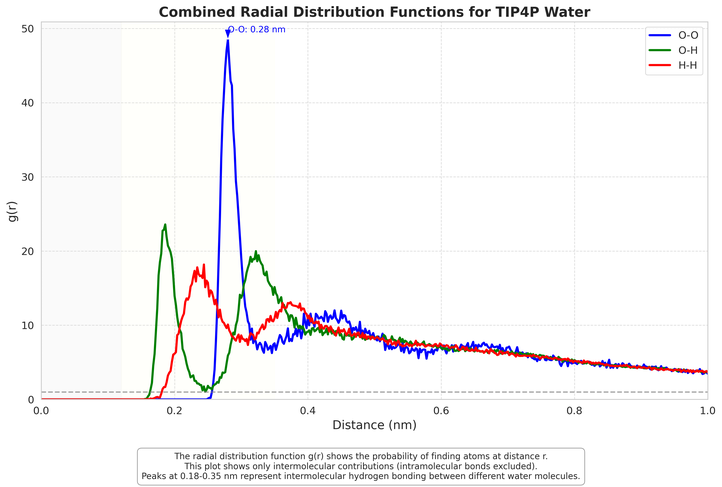
#> input picture WATER_TIP4PICE_MODEL/analysis/plots/combined_rdf_plot.png, 722 x 487 px, shrunk from 3530 x 2380 before the run, found by its file name
$ python generate_summary_report.py ../plots ../plots
#> lines starting #> are read from the running program, lines starting #| are printed output that depends on the picture
#!/usr/bin/env python3
# -*- coding: utf-8 -*-

"""
Generate a summary report of all analyses performed on the TIP4P/Ice water model.

This script collects data from all analysis files and creates a comprehensive report.
The simulation uses TIP4P/Ice parameters implemented by replacing the standard TIP4P
parameters in the local force field directory, allowing the use of the -water tip4p
option with GROMACS while simulating with TIP4P/Ice parameters.
"""

import os
import sys
import numpy as np
import matplotlib.pyplot as plt
from matplotlib.gridspec import GridSpec
import matplotlib.image as mpimg
from datetime import datetime
try:
    import seaborn as sns
    sns.set_style("whitegrid")
    sns.set_context("paper", font_scale=1.2)
    HAS_SEABORN = True
except ImportError:
    HAS_SEABORN = False
    print("Seaborn not found, using matplotlib defaults")

# Reference values for TIP4P/Ice water at 273K
REFERENCE_VALUES = {
    "density": 993.0,  # kg/m^3 (TIP4P/Ice is optimized for ice phases at 273K)
    "diffusion_coefficient": 1.1e-9,  # m^2/s (TIP4P/Ice has lower diffusion than TIP4P)
    "viscosity": 1.6e-3,  # Pa·s (TIP4P/Ice is more viscous than TIP4P)
    "dielectric_constant": 58,  # dimensionless (TIP4P/Ice has slightly lower dielectric constant)
    "OO_first_peak": 2.76,  # Å (TIP4P/Ice has slightly shorter O-O distance)
    "OO_second_peak": 4.46,  # Å (consistent with experiment)
    "OO_first_min": 3.28,  # Å (position of first coordination shell boundary)
    "OH_peak": 1.85,  # Å (hydrogen-bonding distance)
    "HH_peak": 2.27,  # Å (first intermolecular H–H peak)
    "coordination_number": 4.9,  # molecules (TIP4P/Ice is more tetrahedral than TIP4P)
    "hbonds_per_molecule": 3.8,  # number (approaching tetrahedral coordination)
    "hbond_lifetime": 1.5,  # ps (H-bond persistence is longer in TIP4P/Ice)
    "hbond_angle_mean": 28.0,  # degrees (typical cutoff in GROMACS)
    "hbond_distance_mean": 0.276,  # nm (O-O donor-acceptor distance, 2.76 Å)
    "temperature": 273.0,  # K
    "pressure": 1.0,  # bar
    "potential_energy": -47.0,  # kJ/mol (TIP4P/Ice has lower potential energy than TIP4P)
}


# [78 lines left out: functions read_xvg, extract_value_from_file, not called in this run]


def get_num_water_molecules(data_dir):
    """Extract the number of water molecules from the topology file."""
#> called with data_dir = '../plots/data'
    # Look for topology file in the data directory
    topology_file = os.path.join(os.path.dirname(data_dir), "topol.top")

    if not os.path.exists(topology_file):
        # Try looking in the analysis directory's parent
        topology_file = os.path.join(os.path.dirname(data_dir), "data", "topol.top")

    if not os.path.exists(topology_file):
        # Try looking in the analysis directory itself
        topology_file = os.path.join(data_dir, "topol.top")

    if os.path.exists(topology_file):
        # Parse the topology file to find the number of water molecules
        with open(topology_file, 'r') as f:
            for line in f:
                if "SOL" in line and not line.startswith(";"):
                    parts = line.strip().split()
                    if len(parts) >= 2:
                        try:
                            num_molecules = int(parts[-1])
                            print(f"Found {num_molecules} water molecules in topology file")
                            return num_molecules
                        except ValueError:
                            pass

    # If we couldn't find it in the topology file, check the water_box.inp file
    configs_dir = os.path.join(os.path.dirname(os.path.dirname(data_dir)), "configs")
    water_box_file = os.path.join(configs_dir, "water_box.inp")

    if os.path.exists(water_box_file):
        with open(water_box_file, 'r') as f:
            for line in f:
                if "number" in line and not line.startswith("#"):
                    parts = line.strip().split()
                    if len(parts) >= 2:
                        try:
                            num_molecules = int(parts[1])
                            print(f"Found {num_molecules} water molecules in water_box.inp file")
                            return num_molecules
                        except ValueError:
                            pass

    # If we still can't find it, try to parse it from the .gro file
    gro_files = [
        os.path.join(os.path.dirname(data_dir), "data", "md.gro"),
        os.path.join(os.path.dirname(data_dir), "md.gro"),
        os.path.join(data_dir, "md.gro")
    ]

    for gro_file in gro_files:
        if os.path.exists(gro_file):
            try:
                with open(gro_file, 'r') as f:
                    line = f.readline()  # Skip first line
                    line = f.readline().strip()  # Second line contains number of atoms
                    num_atoms = int(line)
                    # Assuming TIP4P water model, which has 4 atoms per water molecule
                    num_molecules = num_atoms // 4
                    print(f"Estimated {num_molecules} water molecules from GRO file")
                    return num_molecules
            except (ValueError, IOError):
                pass

    # Default value if we can't determine it
    print("Warning: Could not determine the number of water molecules, using default value of 1000")
    return 1000  # Default to a reasonable value


# [22 lines left out: function get_box_dimensions, not called in this run]


def calculate_density_from_simulation(data_dir):
    """Calculate the density from the simulation data."""
    # Try to get the density from the density.xvg file
    density_file = os.path.join(data_dir, "density.xvg")
    if os.path.exists(density_file):
        x, y, _, ylabel, _ = read_xvg(density_file)
        if x is not None and y is not None:
            # Check the units from the ylabel
            molecules_per_nm3 = None
            if ylabel and "kg m" in ylabel:
                # Density is in kg/m^3, convert to molecules/nm^3
                # For water, 1 kg/m^3 ≈ 0.0335 molecules/nm^3 (18 g/mol)
                # This conversion factor is based on the molar mass of water:
                # 1 kg/m^3 = 1 g/L
                # 1 mol of water = 18.01528 g
                # 1 mol = 6.02214076e23 molecules (Avogadro's number)
                # 1 g/L / 18.01528 g/mol * 6.02214076e23 molecules/mol * 1e-27 L/nm^3
                # = 0.0335 molecules/nm^3
                avg_density_kg_m3 = np.mean(y)
                molar_mass_water = 18.01528  # g/mol
                avogadro_number = 6.02214076e23  # molecules/mol
                # Convert kg/m^3 to molecules/nm^3
                # 1 kg/m^3 = 1 g/L
                # molecules/nm^3 = g/L / g/mol * molecules/mol * L/nm^3
                # 1 L = 10^24 nm^3
                molecules_per_nm3 = avg_density_kg_m3 / molar_mass_water * avogadro_number * 1e-27
                return molecules_per_nm3

    # If density file not available or units not recognized, try to calculate from the box dimensions and number of molecules
    gro_file = os.path.join(os.path.dirname(data_dir), "data", "md.gro")

    if not os.path.exists(gro_file):
        print(f"Warning: Could not find .gro file at {gro_file}")
        # Calculate a reasonable default based on the reference density
        # Convert reference density (997 kg/m^3) to molecules/nm^3
        molar_mass_water = 18.01528  # g/mol
        avogadro_number = 6.02214076e23  # molecules/mol
        ref_density_kg_m3 = 997.0  # kg/m^3
        molecules_per_nm3 = ref_density_kg_m3 / molar_mass_water * avogadro_number * 1e-27
        print(f"Using calculated default density: {molecules_per_nm3:.4f} molecules/nm^3")
        return molecules_per_nm3

    # Parse the .gro file to get box dimensions
    box_dimensions = None
    num_molecules = get_num_water_molecules(data_dir)

    with open(gro_file, 'r') as f:
        lines = f.readlines()
        if len(lines) > 2:
            # Box dimensions are in the last line
            box_line = lines[-1].strip()
            try:
                dimensions = [float(val) for val in box_line.split()]
                if len(dimensions) >= 3:
                    # Calculate volume in nm^3
                    volume = dimensions[0] * dimensions[1] * dimensions[2]
                    # Calculate density in molecules/nm^3
                    density = num_molecules / volume
                    return density
            except ValueError:
                pass

    # If all else fails, calculate based on reference density
    molar_mass_water = 18.01528  # g/mol
    avogadro_number = 6.02214076e23  # molecules/mol
    ref_density_kg_m3 = 997.0  # kg/m^3
    molecules_per_nm3 = ref_density_kg_m3 / molar_mass_water * avogadro_number * 1e-27
    print(f"Warning: Could not calculate density from simulation data, using calculated value: {molecules_per_nm3:.4f} molecules/nm^3")
    return molecules_per_nm3


# [420 lines left out: functions calculate_diffusion_coefficient, collect_analysis_data, not called in this run]


def create_summary_table(data):
    """Create a summary table of the analysis results."""
    table_data = []

    # Add simulation details
    table_data.append(["Number of Water Molecules", f"{data.get('num_water_molecules', 'N/A')}", "N/A"])
    table_data.append(
        ["Water Density (molecules/nm³)", f"{data.get('water_density_mol_nm3', 'N/A'):.4g}" if isinstance(data.get('water_density_mol_nm3', 'N/A'), (int, float)) else f"{data.get('water_density_mol_nm3', 'N/A')}", "N/A"])

    # Properties to include in the table
    properties = [
        ("Density (kg/m³)", "density_mean", "density_std", "density"),
        ("Diffusion Coefficient (10⁻⁹ m²/s)", "diffusion_coefficient", None, "diffusion_coefficient"),
        ("Diffusion Fit Range (ps)", "diffusion_fit_range", None, None),
        ("Diffusion Fit Quality (R²)", "diffusion_r_value", None, None),
        ("O-O First Peak Position (Å)", "OO_first_peak_position", None, "OO_first_peak"),
        ("O-O Second Peak Position (Å)", "OO_second_peak_position", None, "OO_second_peak"),
        ("O-O First Minimum (Å)", "OO_first_min_position", None, "OO_first_min"),
        ("Coordination Number", "coordination_number", None, "coordination_number"),
        ("H-bonds per Molecule", "hbonds_per_molecule", None, "hbonds_per_molecule"),
        ("Temperature (K)", "temperature_mean", "temperature_std", "temperature"),
        ("Pressure (bar)", "pressure_mean", "pressure_std", "pressure"),
        ("Potential Energy (kJ/mol)", "potential_energy_mean", "potential_energy_std", None),
        ("Energy per Molecule (kJ/mol)", "energy_per_molecule", "energy_per_molecule_std", "potential_energy"),
        ("Energy Fluctuation (%)", "energy_fluctuation_percent", None, None),
        ("RMSD Final (nm)", "rmsd_final", None, None)
    ]

    # Add properties to the table
    for prop_name, data_key, std_key, ref_key in properties:
        value = data.get(data_key, "N/A")
        std = data.get(std_key, None) if std_key else None
        ref_value = REFERENCE_VALUES.get(ref_key, None) if ref_key else None

        # Format the value with standard deviation if available
        if isinstance(value, (int, float)):
            if std and isinstance(std, (int, float)):
                if abs(value) < 0.01 or abs(value) > 1000:
                    value_str = f"{value:.3e} ± {std:.1e}"
                else:
                    if abs(value) < 0.1:
                        value_str = f"{value:.4g} ± {std:.1e}"
                    else:
                        value_str = f"{value:.4g} ± {std:.1g}"
            else:
                if abs(value) < 0.01 or abs(value) > 1000:
                    value_str = f"{value:.3e}"
                else:
                    value_str = f"{value:.4g}"
        else:
            value_str = str(value)

        # Calculate percentage difference from reference if available
        if ref_value and isinstance(value, (int, float)):
            percent_diff = ((value - ref_value) / ref_value) * 100
            ref_str = f"{percent_diff:+.2f}% from reference value: {ref_value}"
        else:
            ref_str = f"Reference value: {ref_value}" if ref_value else ""

        # Add to table
        table_data.append([prop_name, value_str, ref_str])

    # Add note about calculation method
    if "hbonds_calculation_note" in data:
        table_data.append(["Note", data["hbonds_calculation_note"], ""])

    return table_data


def create_summary_report(analysis_dir, output_dir, data=None):
    """Create a summary report of all analyses."""
    # Collect data if not provided
    if data is None:
        data = collect_analysis_data(analysis_dir)

    # Check if diffusion analysis plot exists
    plots_dir = os.path.join(analysis_dir, "plots")
    diffusion_analysis_plot = os.path.join(plots_dir, "diffusion_analysis_plot.png")
    has_diffusion_analysis = os.path.exists(diffusion_analysis_plot)

    # Create figure with appropriate size
    if has_diffusion_analysis:
        plt.figure(figsize=(12, 20))
        gs = GridSpec(5, 2, figure=plt.gcf())
    else:
        plt.figure(figsize=(12, 16))
        gs = GridSpec(4, 2, figure=plt.gcf())

    # Title
    plt.suptitle("TIP4P/Ice Water Model Analysis Summary", fontsize=16, y=0.98)
    plt.figtext(0.5, 0.96, f"Generated on {datetime.now().strftime('%Y-%m-%d %H:%M:%S')}",
                ha="center", fontsize=10, style='italic')

    # Summary table
    table_data = create_summary_table(data)
    ax_table = plt.subplot(gs[0, :])
    ax_table.axis('tight')
    ax_table.axis('off')
    table = ax_table.table(
        cellText=table_data,
        colLabels=["Property", "Simulation Value", "Reference Value"],
        cellLoc='center',
        loc='center',
        colWidths=[0.4, 0.3, 0.3]
    )
    table.auto_set_font_size(False)
    table.set_fontsize(9)
    table.scale(1, 1.5)

    # Load and display key plots
    plot_files = {
        "RDF": os.path.join(plots_dir, "combined_rdf_plot.png"),
        "MSD": os.path.join(plots_dir, "msd_plot.png"),
        "H-bonds": os.path.join(plots_dir, "combined_hbond_plot.png"),
        "Thermodynamics": os.path.join(plots_dir, "thermodynamic_properties_plot.png"),
        "Density": os.path.join(plots_dir, "density_profile_plot.png"),
        "Density Map": os.path.join(plots_dir, "radial_density_map.png"),
        "Vibrational": os.path.join(plots_dir, "vibrational_spectrum_plot.png")
    }

    # Add diffusion analysis plot if available
    if has_diffusion_analysis:
        plot_files["Diffusion Analysis"] = diffusion_analysis_plot

    # Define positions for plots
    if has_diffusion_analysis:
        positions = [
            gs[1, 0], gs[1, 1],
            gs[2, 0], gs[2, 1],
            gs[3, 0], gs[3, 1],
            gs[4, 0]  # Position for diffusion analysis plot
        ]
    else:
        positions = [
            gs[1, 0], gs[1, 1],
            gs[2, 0], gs[2, 1],
            gs[3, 0], gs[3, 1]
        ]

    for i, (title, plot_file) in enumerate(plot_files.items()):
        if i < len(positions):
            ax = plt.subplot(positions[i])
            if os.path.exists(plot_file):
                img = mpimg.imread(plot_file)
#> img is the input picture: shape (487, 722, 4) float32; mean R, G, B, A 0.968, 0.964, 0.968, 1
                ax.imshow(img)
                ax.set_title(title)
            else:
                ax.text(0.5, 0.5, f"{title} plot not found",
                        ha='center', va='center', transform=ax.transAxes)
            ax.axis('off')

    # Save the figure
    plt.tight_layout(rect=[0, 0.03, 1, 0.97])
    output_file = os.path.join(output_dir, "tip4pice_water_analysis_summary.png")
    plt.savefig(output_file, dpi=300, bbox_inches='tight')
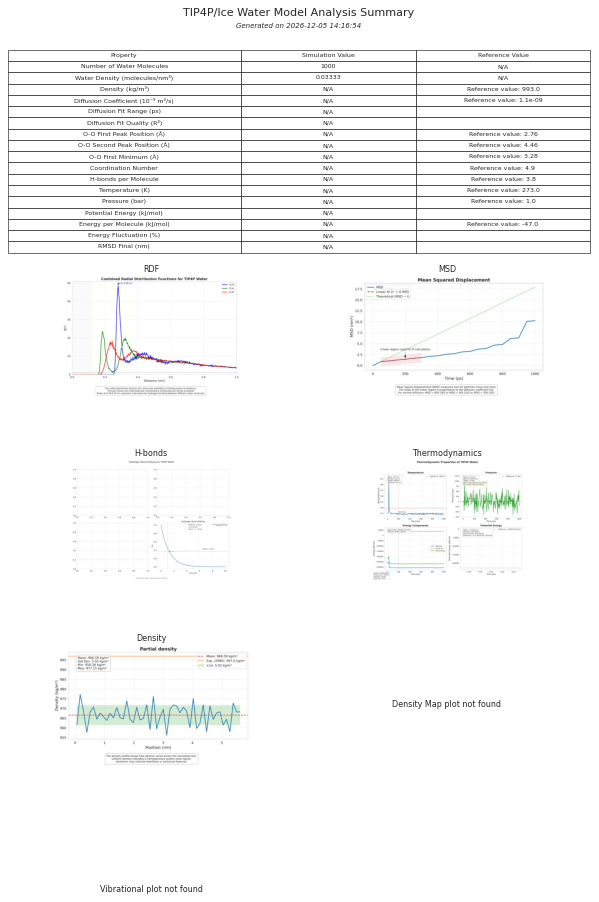
#> figure drawn by matplotlib, 5 panels
    print(f"Summary report saved to {output_file}")

    # Generate text report
    text_report = os.path.join(output_dir, "tip4pice_water_analysis_summary.txt")
    with open(text_report, 'w') as f:
        f.write("TIP4P/ICE WATER MODEL ANALYSIS SUMMARY\n")
        f.write("=================================\n\n")
        f.write(f"Generated on {datetime.now().strftime('%Y-%m-%d %H:%M:%S')}\n\n")

        f.write("SIMULATION DETAILS:\n")
        f.write("------------------\n")
        f.write(f"Number of Water Molecules: {data.get('num_water_molecules', 'N/A')}\n")

        # Handle the case when water_density_mol_nm3 is not a number
        water_density = data.get('water_density_mol_nm3', 'N/A')
        if isinstance(water_density, (int, float)):
            f.write(f"Water Density: {water_density:.4g} molecules/nm³\n\n")
        else:
            f.write(f"Water Density: {water_density} molecules/nm³\n\n")

        f.write("PROPERTY COMPARISON WITH LITERATURE VALUES:\n")
        f.write("-----------------------------------------\n")
        for row in table_data[2:]:  # Skip the first two rows which are simulation details
            f.write(f"{row[0]}: {row[1]}")
            if row[2] != "N/A":
                f.write(f" ({row[2]})")
            f.write("\n")
#> (the rest of the program and of its run is left out)
